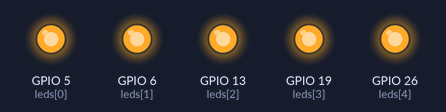
A program run on a simulated Raspberry Pi (BCM pin numbers). Parts: output pins drawn as LEDs (lit = HIGH).

Above: at 3.5 s.
At 6.5 s:
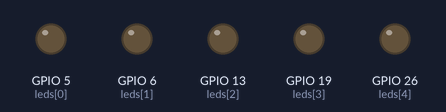
Timing chart, 0 to 7.6 s (numbered marks = the images above):
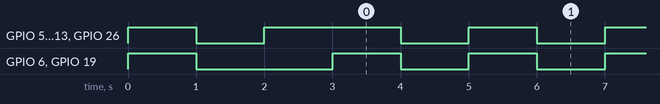

The program:

LEDboard_1.py
```python
from gpiozero import LEDBoard
from time import sleep
from signal import pause


leds = LEDBoard(5,6,13,19,26)  #GPIO5,GPIO6,GPIO13,GPIO19,GPIO26


leds.on()
sleep(1)
leds.off()
sleep(1)
leds.value = (1,0,1,0,1)
sleep(1)
leds.blink()

pause()
```

Measured:
- by itself, GPIO 5 (leds[0]), GPIO 13 (leds[2]), GPIO 26 (leds[4]): goes LOW 1.0 s, HIGH 2.0 s, 62 × (LOW 1.0 s, HIGH 1.0 s), LOW 1.0 s, then HIGH
- by itself, GPIO 6 (leds[1]), GPIO 19 (leds[3]): repeats every 2.0 s: HIGH 1.0 s, LOW 1.0 s
- by itself, everything shown: repeats every 2.0 s, in 4 steps
